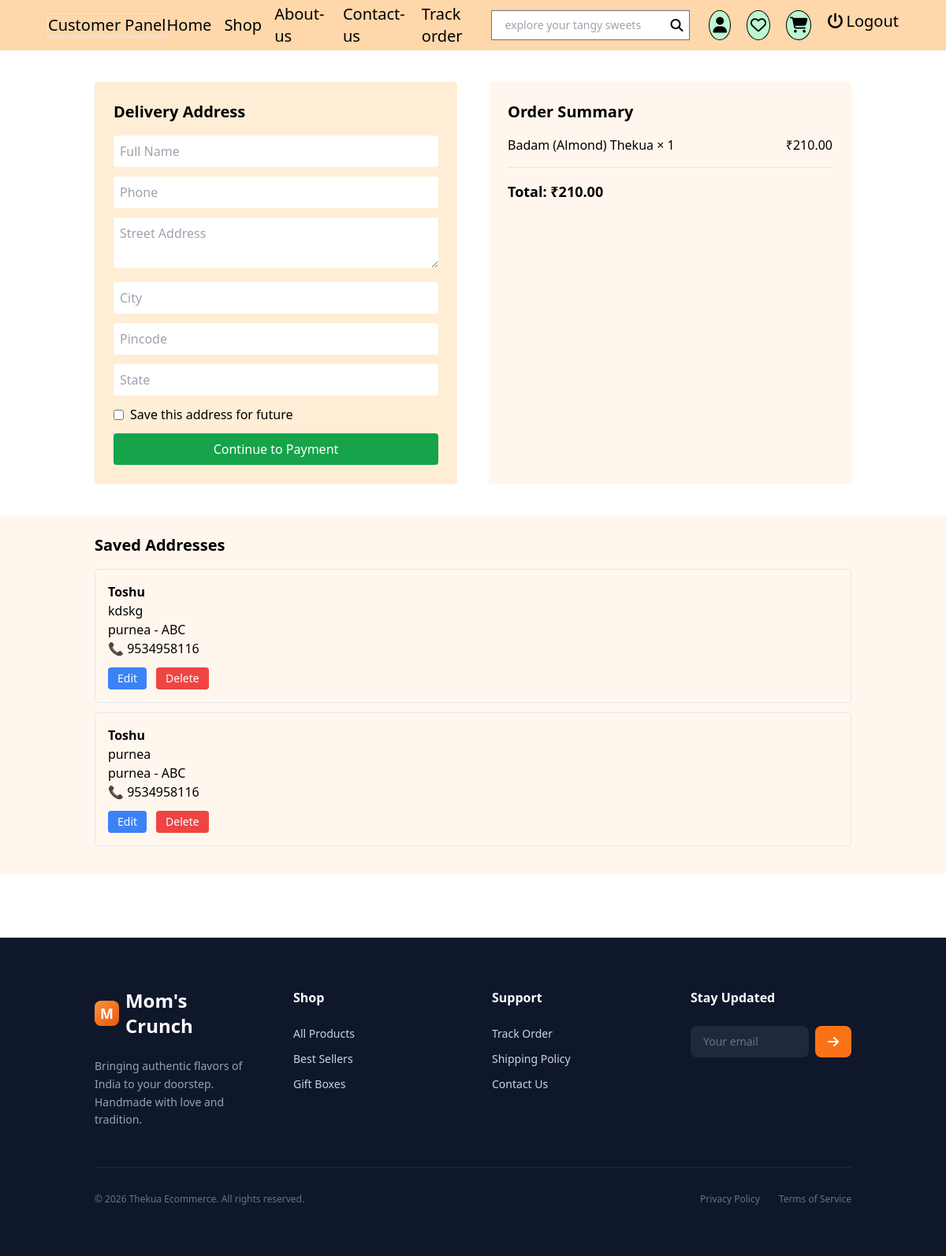
Screenshot of /checkout/ (signed in) with the database file from the repository.
### eshop/models.py (models this page shows, shortened)
class CartItem(models.Model):
    cart=models.ForeignKey(Cart,on_delete=models.CASCADE,related_name="items")
    product_variant=models.ForeignKey(ProductVariant,on_delete=models.CASCADE)
    quantity=models.PositiveIntegerField(default=1)
    added_at=models.DateTimeField(auto_now_add=True)
    @property
    def total_price(self):
        return self.product_variant.discount_price * self.quantity
    class Meta:
        constraints=[models.UniqueConstraint(fields=["cart","product_variant"],name="unique_cart_product")]

class ProductVariant(models.Model):
    product=models.ForeignKey(Product,on_delete=models.CASCADE,related_name="productvariants")
    weight=models.CharField(max_length=200)
    price=models.DecimalField(max_digits=10,decimal_places=2)
    discount_price=models.DecimalField(max_digits=10,decimal_places=2,null=True,blank=True)
    stock=models.PositiveIntegerField()
    sku=models.PositiveIntegerField()
    is_active=models.BooleanField(default=True)

class Product(models.Model):
    subcategory=models.ForeignKey(SubCategory,on_delete=models.CASCADE)
    name=models.CharField(max_length=200)
    description=models.CharField(max_length=500)
    seller=models.ForeignKey(User,on_delete=models.CASCADE,related_name="products")
    created_at=models.DateField(auto_now_add=True)
    starting_from=models.DecimalField(max_digits=10,decimal_places=2,null=True,blank=True)
    updated_at=models.DateField(auto_now=True)
    is_active=models.BooleanField(default=False)
    slug = models.SlugField(unique=True,blank=True)

class Address(models.Model):
    user=models.ForeignKey(User,on_delete=models.CASCADE,related_name="address")
    name=models.CharField(max_length=100,null=True,blank=True)
    phone=models.CharField(max_length=10,null=True,blank=True)
    street=models.TextField(null=True,blank=True)
    city=models.CharField(max_length=100,null=True,blank=True)
    pin_code=models.CharField(max_length=6,null=True,blank=True)
    state=models.CharField(max_length=100,null=True,blank=True)
    country=models.CharField(max_length=100,null=True,blank=True)
    ADDRESS_CHOICES=(
        ("home","Home"),
        ("work","Work"),
    )
    address_type=models.CharField(max_length=10,choices=ADDRESS_CHOICES,default="home")
    is_default = models.BooleanField(default=False)
    class Meta:
        unique_together = ("user","street","city","phone","pin_code")

### eshop/customerviews.py (the view)
# urls.py: path("checkout/", checkout, name="checkout"),
def checkout(request):
    cart=Cart.objects.filter(user=request.user).first()
    if not cart or not cart.items.exists():
        return redirect("viewcart")
    items=cart.items.all()
    total=sum(item.total_price for item in items)
    addresses=Address.objects.filter(user=request.user)
    return render(request,"customer/checkout.html",{"items":items,"total":total,"addresses":addresses})

### eshop/templates/customer/checkout.html (shortened to what this page needs)
{% extends "customer/customerbase.html" %}
{% block content %}
<div class="px-[10%] mt-10 grid grid-cols-1 md:grid-cols-2 gap-10">
    <form method="post" action="{% url 'place_order' %}" class="bg-orange-100 p-6 rounded">
        <h2 class="text-xl font-bold mb-4">Delivery Address</h2>
        <input id="fullname" name="fullname" required placeholder="Full Name"
               class="w-full mb-3 p-2 rounded">
        <input id="phone" name="phone" required placeholder="Phone"
               class="w-full mb-3 p-2 rounded">
        <textarea id="street" name="address" required placeholder="Street Address"
                  class="w-full mb-3 p-2 rounded"></textarea>
        <input id="city" name="city" required placeholder="City"
               class="w-full mb-3 p-2 rounded">
        <input id="pincode" name="pincode" required placeholder="Pincode"
               class="w-full mb-3 p-2 rounded">
        <input id="state" name="state" placeholder="State"
               class="w-full mb-3 p-2 rounded">
        <label class="flex items-center gap-2 mb-3">
            <input type="checkbox" name="save_address" value="yes">
            Save this address for future
        </label>
        <button class="w-full bg-green-600 text-white py-2 rounded">
            Continue to Payment
        </button>
    </form>
    <div class="bg-orange-50 p-6 rounded">
        <h2 class="text-xl font-bold mb-4">Order Summary</h2>
        {% for item in items %}
            <div class="flex justify-between mb-2">
                <span>{{ item.product_variant.product.name }} × {{ item.quantity }}</span>
                <span>₹{{ item.total_price }}</span>
            </div>
        {% endfor %}
        <hr class="my-4">
        <h3 class="font-bold text-lg">Total: ₹{{ total }}</h3>
    </div>
</div>
<div class="px-[10%] mt-10 bg-orange-50 p-6 rounded">
    <h2 class="text-xl font-bold mb-4">Saved Addresses</h2>
    {% for addr in addresses %}
        <div
            onclick="fillAddress(
                '{{ addr.name|escapejs }}',
                '{{ addr.phone|escapejs }}',
                '{{ addr.street|escapejs }}',
                '{{ addr.city|escapejs }}',
                '{{ addr.pin_code|escapejs }}',
                '{{ addr.state|escapejs }}'
            )"
            class="border p-4 mb-3 rounded cursor-pointer hover:bg-orange-100"
        >
            <strong>{{ addr.name }}</strong><br>
            {{ addr.street }}<br>
            {{ addr.city }} - {{ addr.pin_code }}<br>
            📞 {{ addr.phone }}
            <div class="flex gap-3 mt-3">
                <a href="{% url 'editaddress' addr.id %}"
                   class="text-sm px-3 py-1 bg-blue-500 text-white rounded">
                   Edit
                </a>
                <a href="{% url 'deleteaddress' addr.id %}"
                   {% comment %} onclick="return confirm('Delete this address?')" {% endcomment %}
                   class="text-sm px-3 py-1 bg-red-500 text-white rounded">
                   Delete
                </a>
            </div>
        </div>
    {% empty %}
        <p class="text-gray-500">No saved addresses</p>
    {% endfor %}
</div>
{% endblock %}

### rows the page displays
CartItem: product_variant.product.name "Badam (Almond) Thekua", quantity "1", total_price "210.00"
Address: name "Toshu", street "kdskg", city "purnea", pin_code "ABC", phone "9534958116"
Address: name "Toshu", street "purnea", city "purnea", pin_code "ABC", phone "9534958116"

### other values shown
{{ total }} "210.00"
